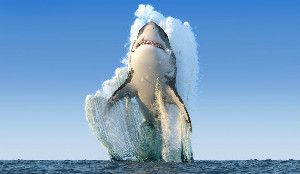
#> input picture imagens/shark.jpg, 300 x 174 px
$ jupyter execute 01-introducao_open_cv.ipynb
#> lines starting #> are read from the running program, lines starting #| are printed output that depends on the picture; after the words box and inside, x2 and y2 are one past the last pixel; in counts of white or black regions, pixels touching at a corner belong together
# 01 - Introdução ao OpenCV em python
**Bem vido ao tutorial de python e opencv**

Neste tutorial, iremos ver como que podemos utilizar o python para realizar os algoritmos de **Processamento de Imagens**

O primeiro passo é importar as bibliotecas para manipular as imagens, neste caso utilizaremos o OpenCV, que é uma biblioteca de visão computacional de código aberto. E também utilizaremos a bibioteca MatPlotLib para mostrar imagens e plotar gráficos

[cell 1]
import cv2
import matplotlib.pyplot as plt

Depois das bibliotecas devidamente importadas, podemos carregar uma imagem através do comando
```python
cv2.imread('caminho_da_imagem', <tipo_de_abertura>)
```
Desta forma podemos abrir a imagem Colorida:

[cell 2]
imagem = cv2.imread('imagens/shark.jpg', cv2.IMREAD_COLOR)
#> imagem is the input picture: shape (174, 300, 3); mean B, G, R 200, 162.6, 123.7
plt.imshow(cv2.cvtColor(imagem, cv2.COLOR_BGR2RGB))
plt.show()

Ou podemos abrir a imagem em preto e branco

[cell 3]
imagem_cinza = cv2.imread('imagens/shark.jpg', cv2.IMREAD_GRAYSCALE)
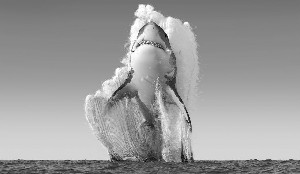
#> imagem_cinza: shape (174, 300); min 0, max 255, mean 155.2
plt.imshow(cv2.cvtColor(imagem_cinza, cv2.COLOR_BGR2RGB))
plt.show()

Podemos realizar a cópia de uma imagem da seguinte forma:

[cell 4]
imagem_cinza2 = imagem_cinza.copy()

Podemos pegar o valor de um determinado pixel com o comando:
```python
<nomedavariavel>.item(<numero_da_linha>, <numero_da_coluna>)
```
Por exemplo, se queremos saber qual o valor do pixel na linha 100 e coluna 60 da imagem em cinza, podemos fazer da seguinte forma:

[cell 5]
pixel = imagem_cinza.item(100, 60)
#> pixel = 177
print(pixel)
#| 177

Caso desejamos alterar o valor desse pixel, podemos executar o segunte comando:
```python
<nomedavariavel>.itemset((<numero_da_linha>, <numero_da_coluna>), <novo_valor>)
```
Por exemplo, se desejarmos alterar o valor do pixel da imagem em cinza na posição 50,50 (linha, coluna) para o valor 10, podemos fazer da seguinte forma:

[cell 6]
imagem_cinza.itemset((50,50), 10)
#> imagem_cinza: shape (174, 300); under 0.01% of pixels changed, all inside (x1, y1, x2, y2) = (50, 50, 51, 51)
plt.imshow(cv2.cvtColor(imagem_cinza, cv2.COLOR_BGR2RGB))
plt.show()

Para pegar as dimensões da imagem, ou seja, o numero de linhas e de colunas podemos fazer da seguinte forma:

[cell 7]
linhas, colunas = imagem_cinza.shape
#> linhas = 174; colunas = 300
print(linhas)
#| 174
print(colunas)
#| 300

Podemos também percorrer por todas as linhas e todas as colunas da imagem, utilizando as variáveis encontradas anteriormente (linhas e colunas) da seguinte forma
```python
for i in range(0, linhas):
	for j in range(0, int(colunas)):
        <código aqui>
```

Por exemplo. Vamos calcular o negativo da imagem, ou seja, vamos inverter o que é preto fica branco e o que é branco fica preto, podemos fazer da seginte forma:

[cell 8]
imagem_negativo = imagem_cinza.copy()

for i in range(0, linhas):
	for j in range(0, int(colunas)):
		negativo = 255-imagem_cinza.item(i, j)
		imagem_negativo.itemset((i, j), negativo)
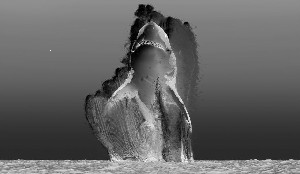
#> imagem_negativo: shape (174, 300); min 0, max 255, mean 99.8

plt.imshow(cv2.cvtColor(imagem_negativo, cv2.COLOR_BGR2RGB))
plt.show()
